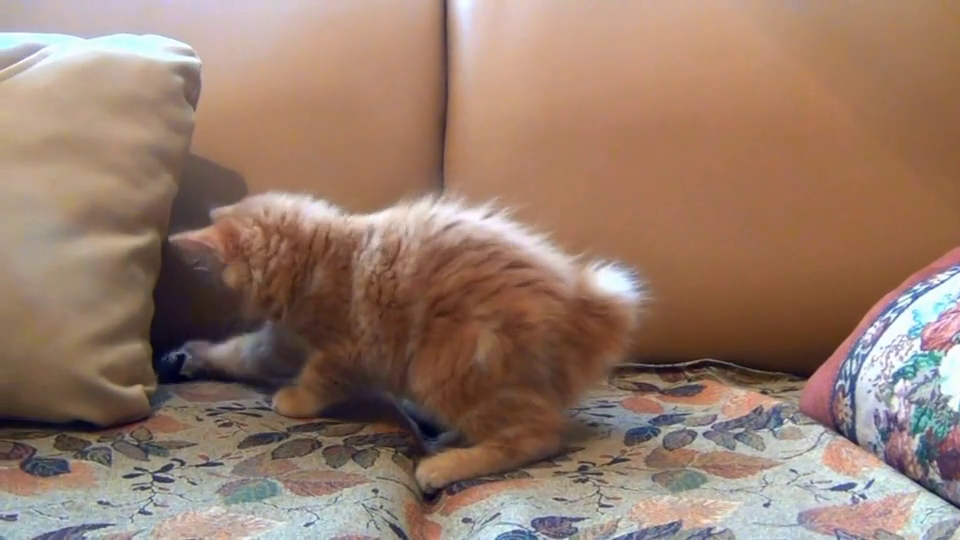
#> input picture frame 32 of videos/kitten.mp4, 960 x 540 px
$ python gray.py
#> lines starting #> are read from the running program, lines starting #| are printed output that depends on the picture

from pathlib import Path
import cv2

# Step 1: Load video
video_path = Path(__file__).resolve().parent.parent / "videos" / "kitten.mp4"

cap = cv2.VideoCapture(str(video_path))

# Step 2: Check video
if not cap.isOpened():
    print("Error: Cannot open video!")
    exit()

# Step 3: Read and process video frames
while True:

    ret, frame = cap.read()
#> frame is the input picture: shape (540, 960, 3); mean B, G, R 107.6, 123.7, 150.9

    if not ret:
        print("Video ended!")
        break

    # Convert current frame into grayscale
    gray = cv2.cvtColor(frame, cv2.COLOR_BGR2GRAY)
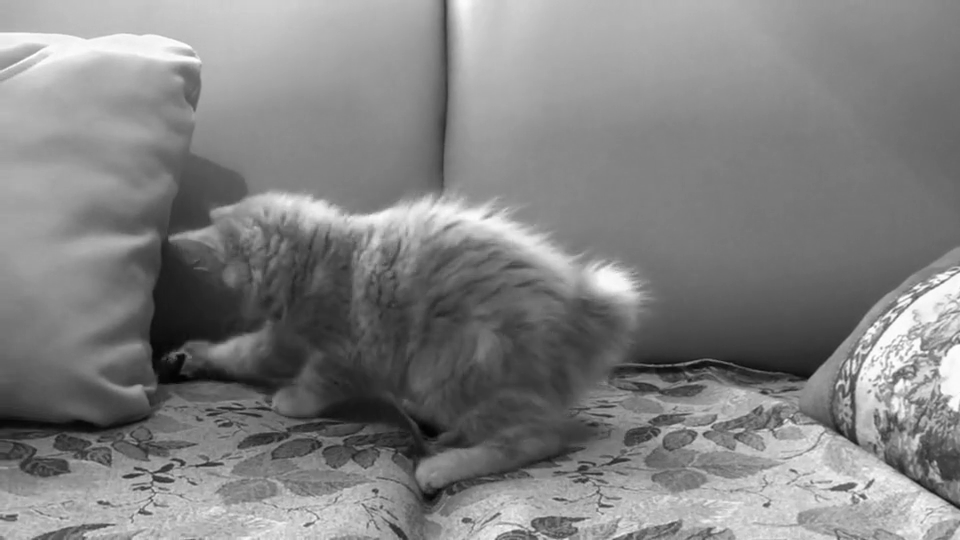
#> gray: shape (540, 960); min 2, max 255, mean 130

    # Display grayscale video
    cv2.imshow("Grayscale Kitten Video", gray)

    if cv2.waitKey(25) & 0xFF == ord("q"):
#> (key q is pressed here)
        break

# Step 4: Release resources
cap.release()
cv2.destroyAllWindows()

$ run again, starting later in the video
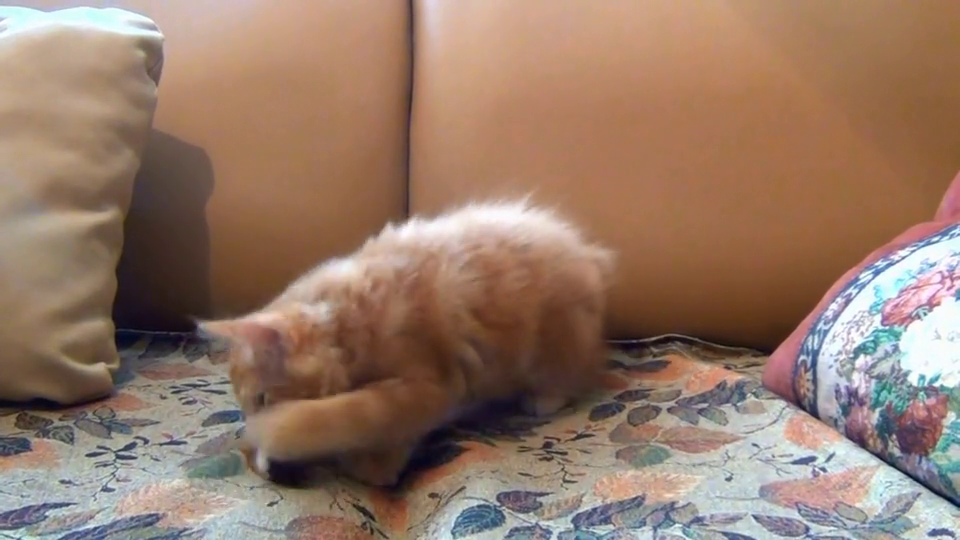
#> input picture frame 145 of videos/kitten.mp4, 960 x 540 px
#> frame is the input picture: shape (540, 960, 3); mean B, G, R 105.1, 122, 149.5
#> `gray = cv2.cvtColor(frame, cv2.COLOR_BGR2GRAY)`:
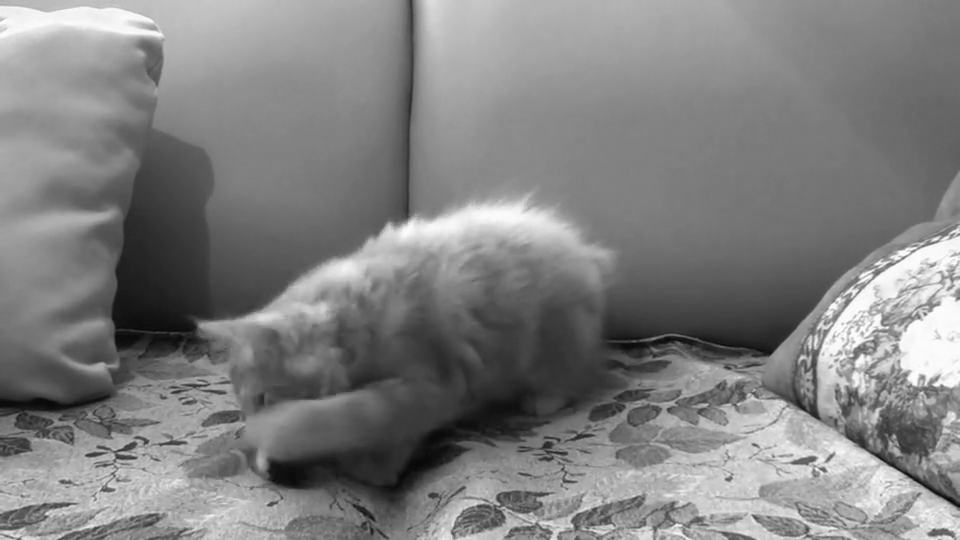
#> gray: shape (540, 960); min 7, max 255, mean 128.3

$ run again, starting later in the video
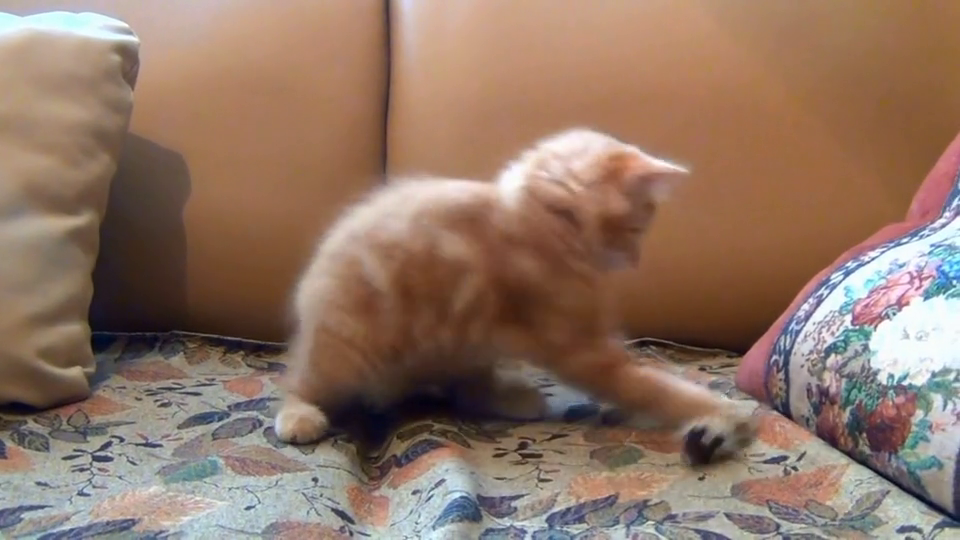
#> input picture frame 259 of videos/kitten.mp4, 960 x 540 px
#> frame is the input picture: shape (540, 960, 3); mean B, G, R 101.9, 117.8, 144
#> `gray = cv2.cvtColor(frame, cv2.COLOR_BGR2GRAY)`:
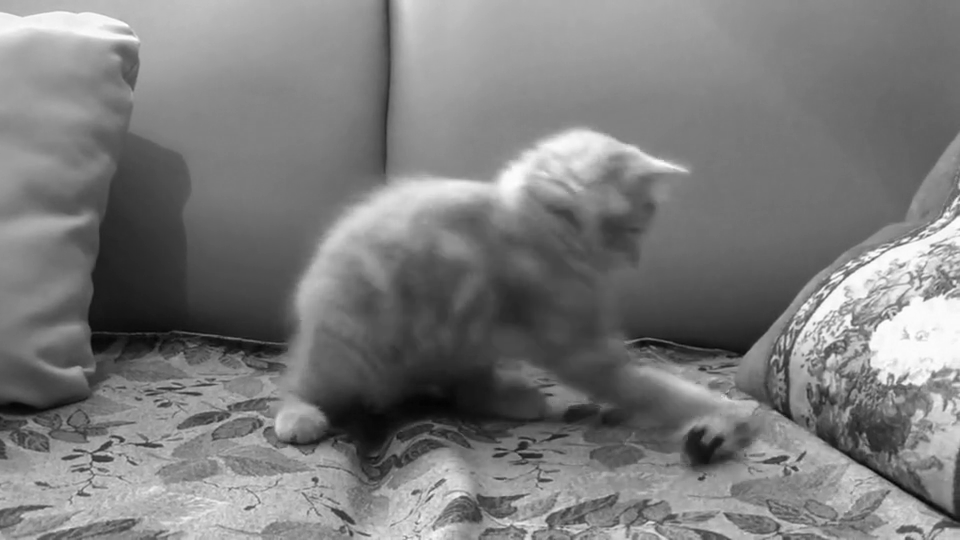
#> gray: shape (540, 960); min 2, max 255, mean 123.8
